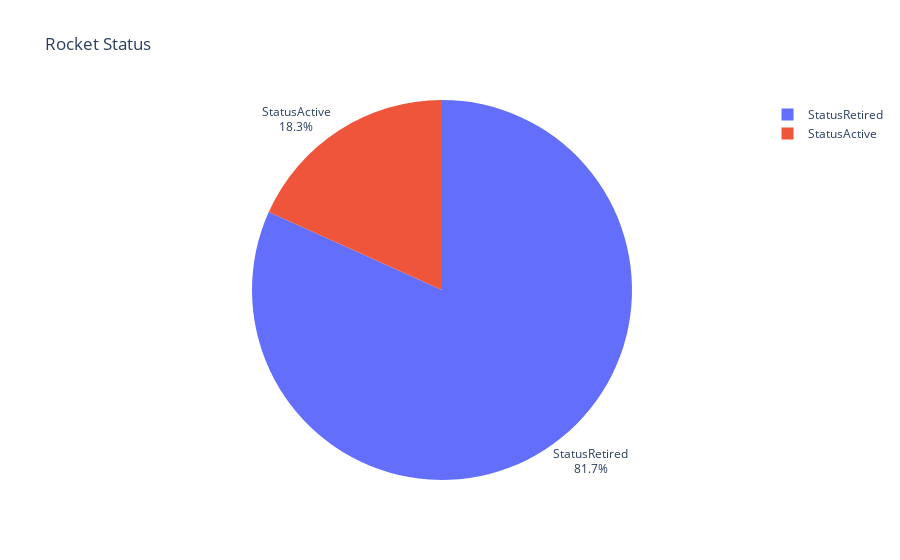

Write notebook code for a chart like this one.
### Code cell
rocket_status_pie = px.pie(values=rocket_status.values,
                           names=rocket_status.index, title='Rocket Status')
rocket_status_pie.update_traces(
    textposition='outside', textinfo='percent+label')
rocket_status_pie.show()

### Figure 1 — Plotly figure (JSON) as saved in the notebook; plotly's stock layout.template omitted (floating-point values rounded to 4 significant figures)
{"data": [{"domain": {"x": [0, 1], "y": [0, 1]}, "hovertemplate": "label=%{label}<br>value=%{value}<extra></extra>", "labels": ["StatusRetired", "StatusActive"], "legendgroup": "", "name": "", "showlegend": true, "textinfo": "percent+label", "textposition": "outside", "type": "pie", "values": [3534, 790]}], "layout": {"legend": {"tracegroupgap": 0}, "title": {"text": "Rocket Status"}}}
